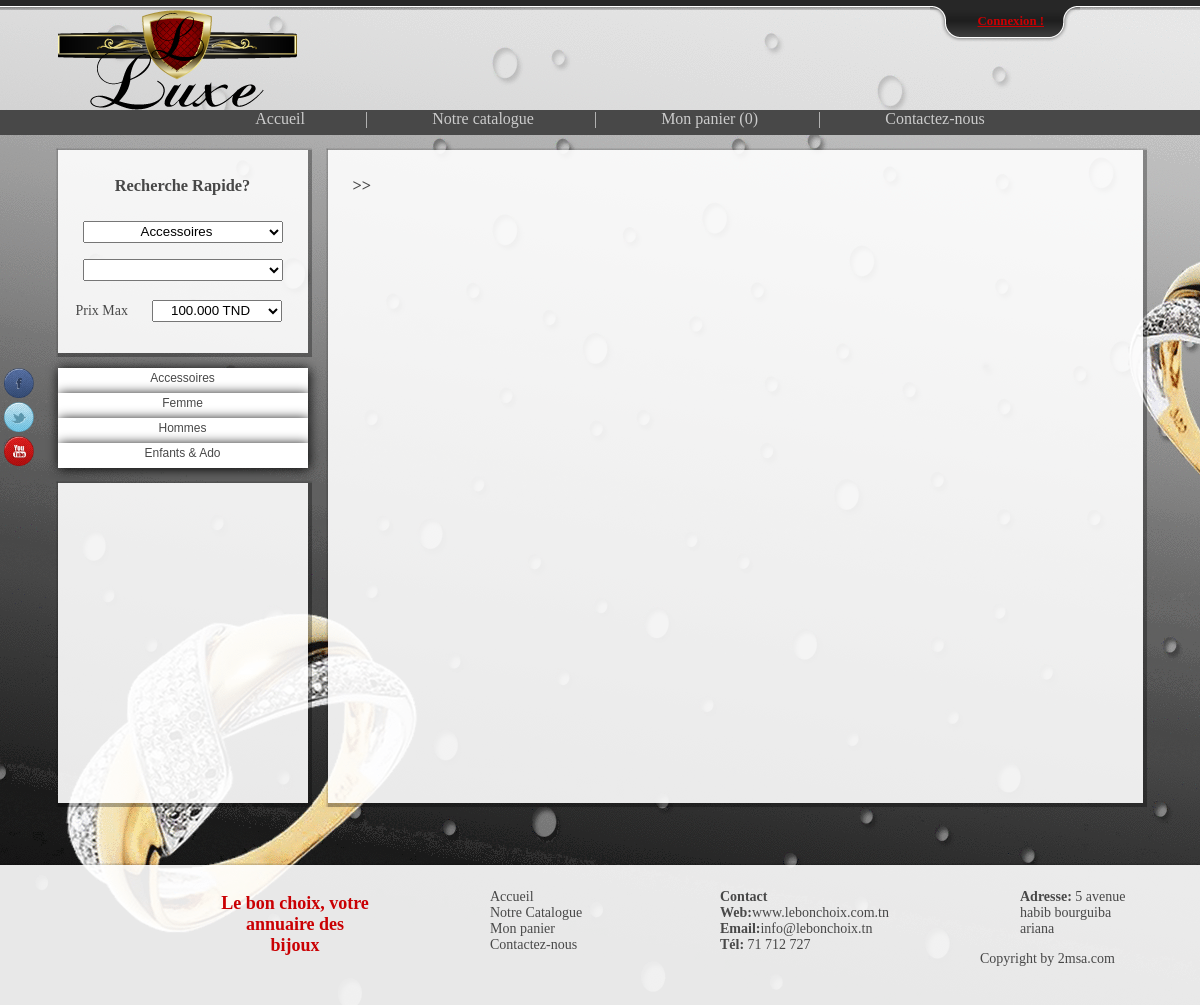
The app's page /article.php with its own data.
### tables this page shows
CREATE TABLE IF NOT EXISTS `famill_article` (
  `code_famill_art` varchar(50) NOT NULL,
  `nom_famill_art` varchar(100) NOT NULL,
  PRIMARY KEY (`code_famill_art`)
);

### function/menue.php (the view, shortened to what this page needs)
<div id="menu">
	<?php
		$connection = mysql_connect($serveur, $utilisateur, $mot_de_passe) or die(mysql_error());
		$query_affich_famill = mysql_query("select * from famill_article",$connection);
		while ($r = mysql_fetch_object($query_affich_famill)){
			$s1 = $r->nom_famill_art;
			echo "<div class=\"menu\"><a href=\"#\">$s1</a><div class=\"sousmenu\" style=\"display:none\">";
			echo "</div></div>";
		}
    ?>
</div>

### style/style.css (style rules this page uses)
html, body { border: 0; margin: 0; padding: 0; }
body { background-image:url(img/bg.png); background-repeat:no-repeat; }
.menu { position:relative; }
#menu { margin-top:15px;color:#484848;display:inline; }
#menu div { width:250px;text-align:center;z-index:100;box-shadow: 1px 1px 12px #000; }
#menu div a:link, #menu div a:visited, #menu div a:hover { color:#484848;font-family:arial,sans-serif;font-size:12px;text-decoration:none;padding-top:3px; height:22px;display:block; }
#menu div a:link, #menu div a:visited { background:#fff; }

### records on screen
famill_article: nom_famill_art "Accessoires"
famill_article: nom_famill_art "Femme"
famill_article: nom_famill_art "Hommes"
famill_article: nom_famill_art "Enfants & Ado"

### other values on screen
nombre_article_dans_panier() "0"
